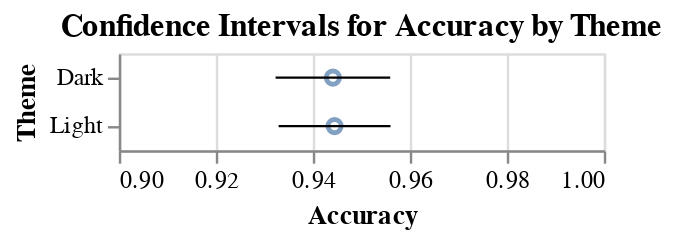

Notebook code for this chart:
### Code cell
pts = alt.Chart(intervalsAccuracy).mark_point().encode(
    x=alt.X("Mean", scale=alt.Scale(domain=[0.9, 1.0])),
    y="Theme"
).properties(width=200)

error_bars = alt.Chart(intervalsAccuracy,title="Confidence Intervals for Accuracy by Theme").mark_errorbar().encode(
    y=alt.Y("Theme",title="Theme"),
    x=alt.X("lower", title="Accuracy", scale=alt.Scale(domain=[0.9, 1.0])),
    x2="upper"
)

pts+error_bars

### Figure 1 — Vega-Lite specification as saved in the notebook (floating-point values rounded to 4 significant figures)
{"config": {"view": {"continuousWidth": 400, "continuousHeight": 300}}, "layer": [{"mark": "point", "encoding": {"x": {"field": "Mean", "scale": {"domain": [0.9, 1.0]}, "type": "quantitative"}, "y": {"field": "Theme", "type": "nominal"}}, "width": 200}, {"mark": "errorbar", "encoding": {"x": {"field": "lower", "scale": {"domain": [0.9, 1.0]}, "title": "Accuracy", "type": "quantitative"}, "x2": {"field": "upper"}, "y": {"field": "Theme", "title": "Theme", "type": "nominal"}}, "title": "Confidence Intervals for Accuracy by Theme"}], "data": {"name": "data-37fb5f6db2c5962c3f0d7548f78f1765"}, "$schema": "https://vega.github.io/schema/vega-lite/v4.17.0.json", "datasets": {"data-37fb5f6db2c5962c3f0d7548f78f1765": [{"Theme": "Light", "Mean": 0.9445, "lower": 0.9329, "upper": 0.956}, {"Theme": "Dark", "Mean": 0.9441, "lower": 0.9323, "upper": 0.956}]}}
